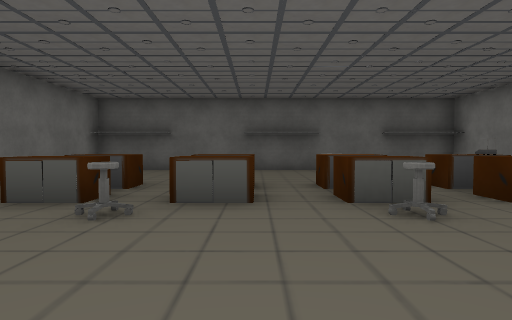
[1] (above)

23 first-person views from a walk through a Unity game level. The camera is 1.2 m above the floor, tilts 2° down and sees 75° across. The floor is counted in squares, 2 m on a side. Each view is taken from the middle of a square. On the plan, view 1 faces up. The plan holds only what a view shows up to about 10 squares ahead; the rest is blank. The place goes on beyond the plan. The player character is not drawn. Door leaves are left out, so doorways stand open. Some surface patterns are stand-ins.

[2]
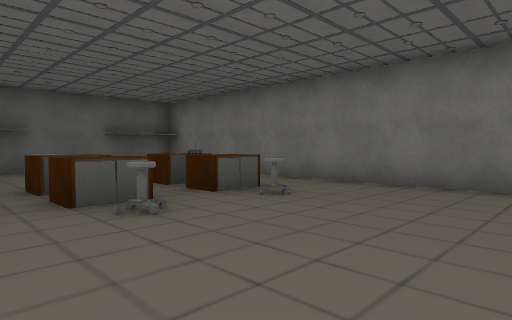

[3]
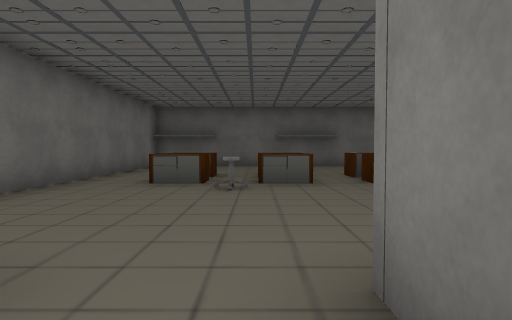

[4]
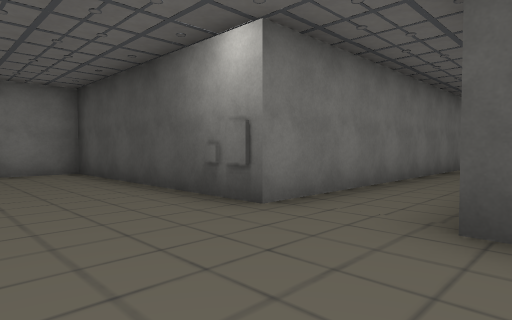

[5]
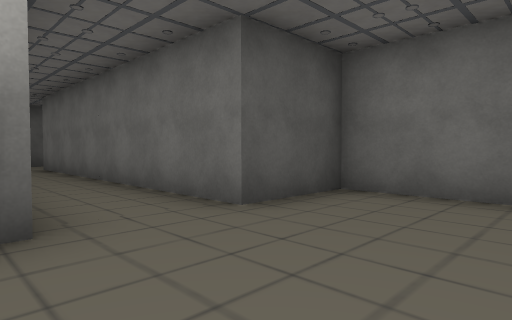

[6]
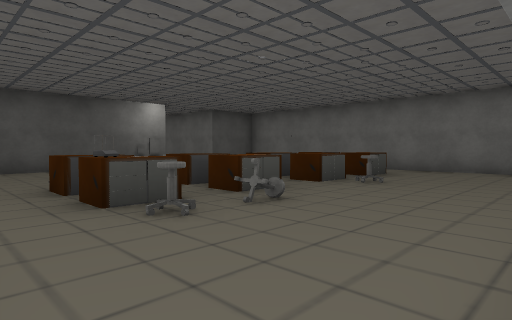

[7]
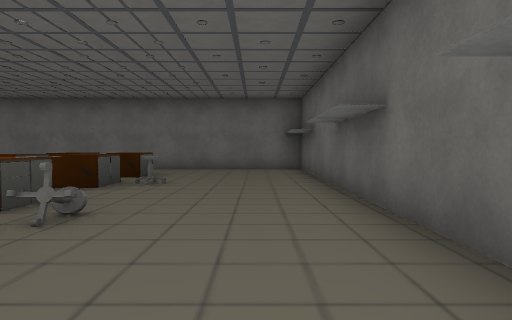

[8]
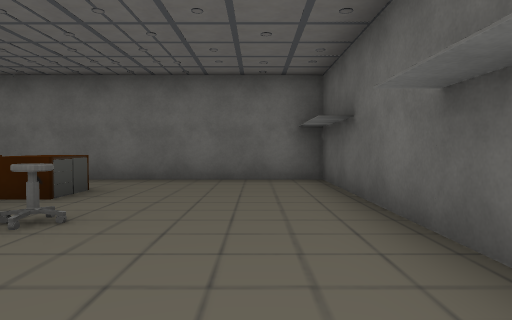

[9]
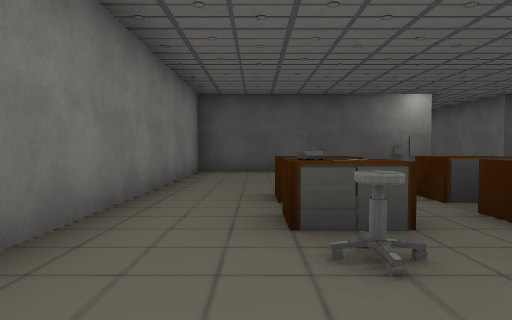

[10]
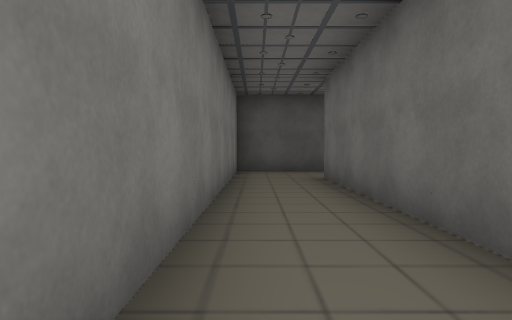

[11]
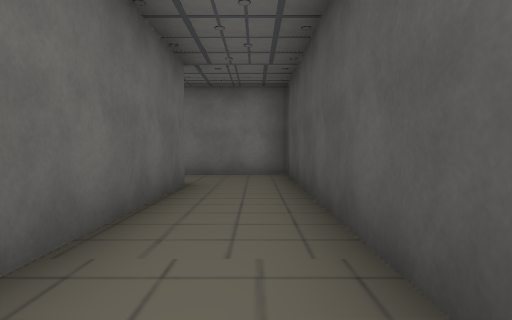

[12]
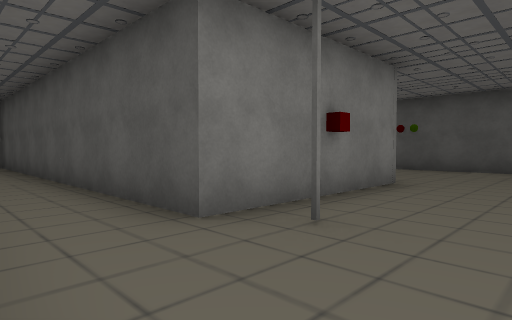

[13]
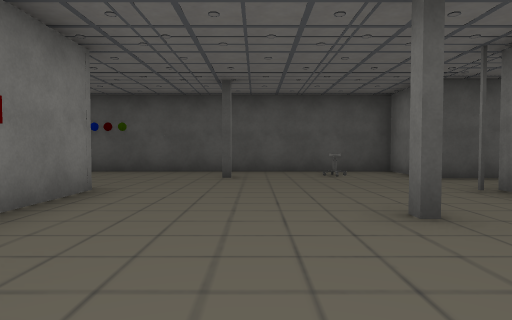

[14]
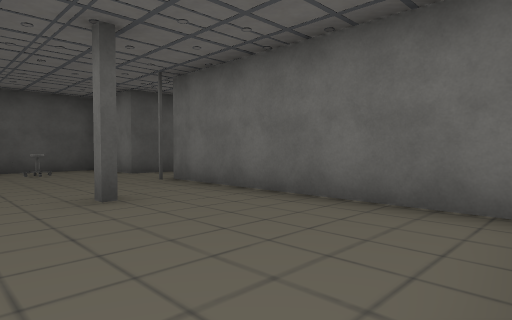

[15]
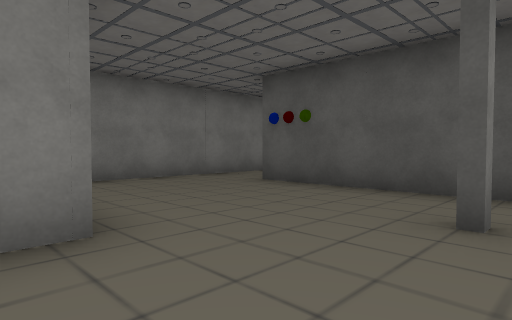

[16]
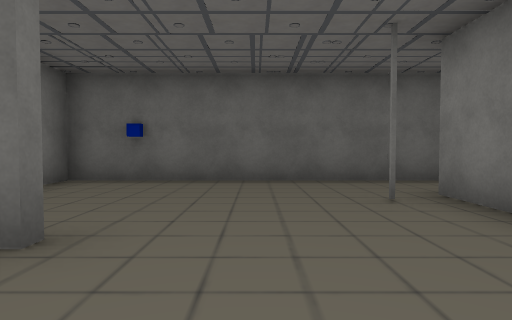

[17]
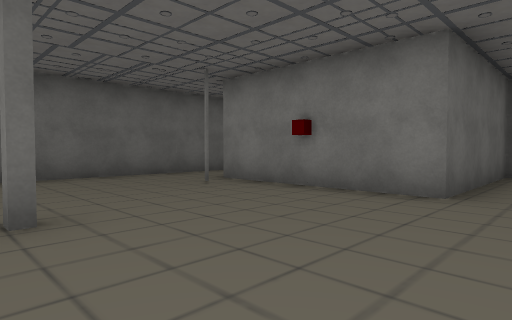

[18]
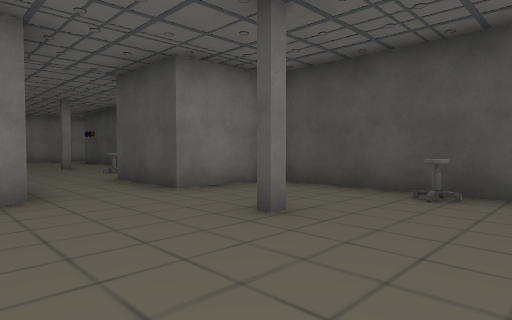

[19]
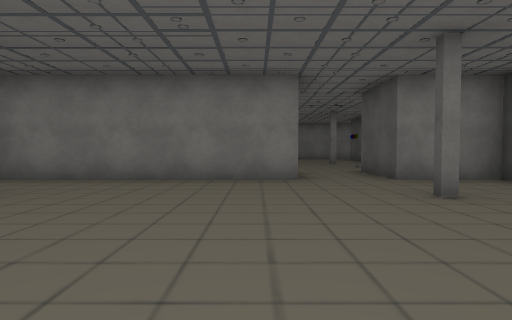

[20]
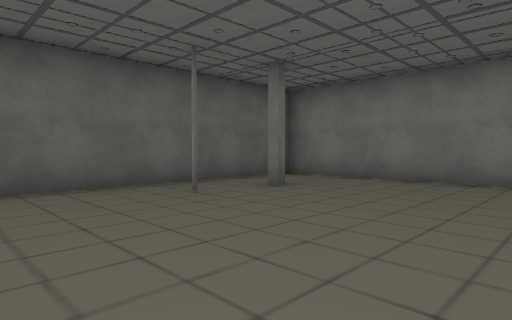

[21]
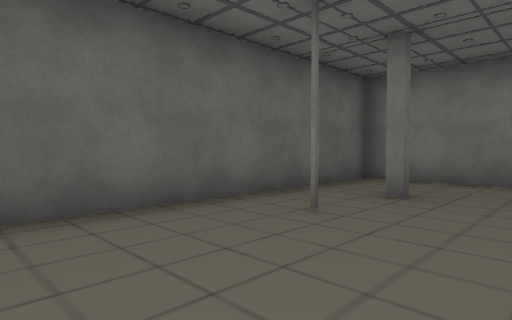

[22]
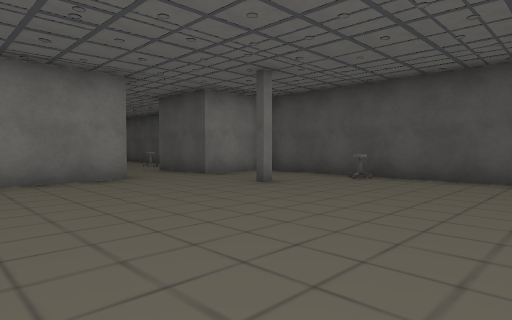

[23]
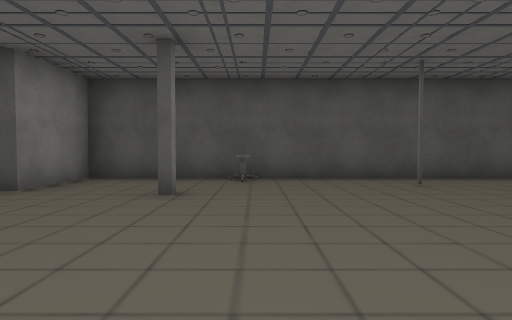

### Floor plan
Points are (right, up) in squares from view 1. A wall is a line through its corners. A room is listed if a view was taken in it or the views show most of it. See-through windows are left out.
Room 1 (views 1, 2, 4, 5, 6, 7, 8, 9)
walls: (-0.5, -0.6) (5.5, -0.6) (5.5, 9.3) (-4.4, 9.3) (-4.4, -0.6) (-2.4, -0.6)
ways out: open door at (-1.5, -1) to room 2
objects: other object (-2, 4); other object (-2, 5); chair (-1, 3); other object (-1, 4) to (0, 4); other object (-1, 5) to (0, 5); chair (-1, 6); chair (1, 3); other object (1, 4) to (2, 4); other object (1, 5) to (2, 5); chair (2, 6); chair (3, 3); other object (3, 4); other object (3, 5); chair (3, 6); other object (4, 5)
Room 2 (views 3, 10, 11, 12, 13, 14, 15, 16, 17)
walls: (-9, -8.8) (-16.5, -8.8) (-16.5, -14.9); (-16.5, -16.7) (-16.5, -18.7) (-8.5, -18.7); (-6.6, -18.9) (-6.6, -14.8) (-10.6, -14.8) (-10.6, -10.7) (-0.5, -10.7) (-0.5, -0.6); (-2.4, -0.6) (-2.4, -8.8) (-6.5, -8.8)
ways out: open door at (-1.5, -1) to room 1; opening at (-16, -16) to room 3; open door at (-7.5, -19)
objects: chair (-15, -17); pillar (-14, -13); pillar (-12, -17)
Room 3 (views 18, 19, 20, 21, 22, 23)
walls: (-18.6, -14.9) (-18.6, -8.8) (-24.6, -8.8); (-25.5, -18.7) (-18.6, -18.7) (-18.6, -16.7) (-16.5, -16.7)
ways out: opening at (-16, -16) to room 2
objects: chair (-22, -18); pillar (-21, -16); pillar (-21, -10)

Where each view was taken, in squares from view 1:
view 1: 0 up, 0 right, facing up
view 2: 0 up, 0 right, facing up-right
view 3: 2 down, 1 left, facing up
view 4: 2 up, 3 left, facing down-right
view 5: 2 up, 0 right, facing down-left
view 6: 9 up, 5 right, facing down-left
view 7: 8 up, 5 right, facing left
view 8: 8 up, 2 right, facing left
view 9: 8 up, 4 right, facing down
view 10: 2 down, 1 left, facing down
view 11: 10 down, 8 left, facing right
view 12: 9 down, 13 left, facing down-right
view 13: 10 down, 13 left, facing down
view 14: 9 down, 13 left, facing down-left
view 15: 14 down, 13 left, facing down-right
view 16: 15 down, 13 left, facing up
view 17: 16 down, 15 left, facing up-right
view 18: 14 down, 23 left, facing down-right
view 19: 14 down, 25 left, facing right
view 20: 14 down, 25 left, facing up-right
view 21: 12 down, 25 left, facing up-right
view 22: 12 down, 25 left, facing down-right
view 23: 12 down, 22 left, facing down
